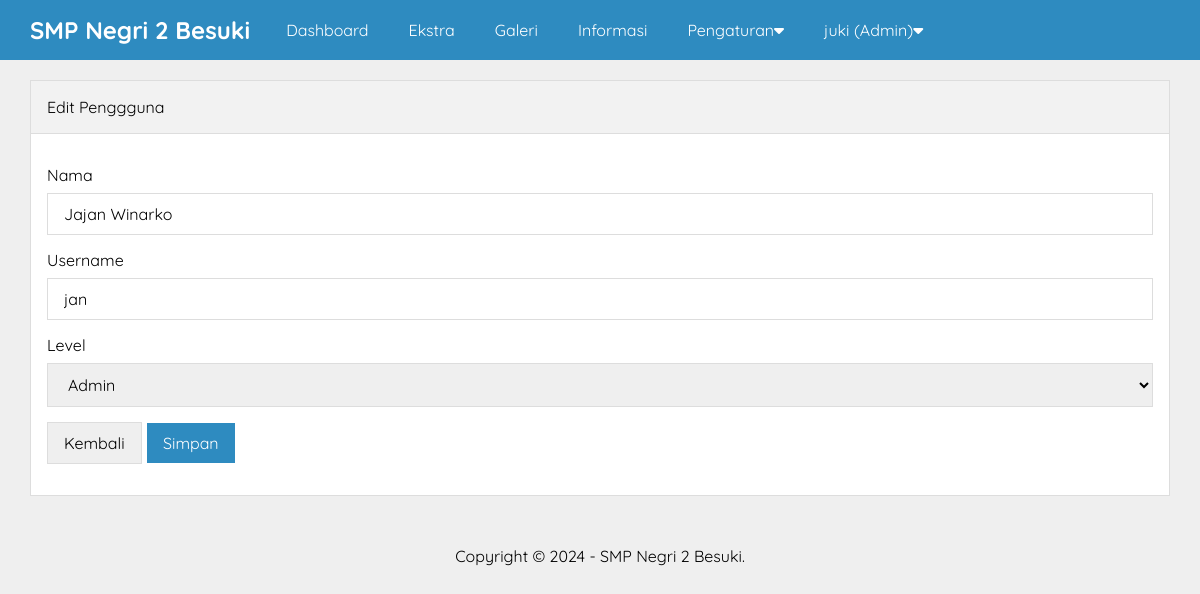
Page /admin/edit-pengguna.php?id=6 (signed in) on the committed database.
### tables this page shows
CREATE TABLE `pengaturan` (
  `id` int(11) NOT NULL,
  `nama` varchar(50) NOT NULL,
  `email` varchar(50) NOT NULL,
  `telepon` varchar(20) NOT NULL,
  `alamat` text NOT NULL,
  `logo` varchar(50) NOT NULL,
  `favicon` varchar(50) NOT NULL,
  `tentang_sekolah` text NOT NULL,
  `foto_sekolah` varchar(50) NOT NULL,
  `google_maps` text NOT NULL,
  `nama_kepsek` varchar(50) NOT NULL,
  `foto_kepsek` varchar(50) NOT NULL,
  `sambutan_kepsek` text NOT NULL,
  `created_at` timestamp NOT NULL DEFAULT current_timestamp(),
  `updated_at` datetime DEFAULT NULL
);

CREATE TABLE `pengguna` (
  `id` int(11) NOT NULL,
  `nama` varchar(30) NOT NULL,
  `username` varchar(30) NOT NULL,
  `password` varchar(50) NOT NULL,
  `level` enum('Super Admin','Admin') NOT NULL,
  `created_at` timestamp NOT NULL DEFAULT current_timestamp(),
  `updated_at` datetime DEFAULT NULL
);

### admin/edit-pengguna.php (the view, shortened to what this page needs)
<?php include 'header.php' ?>
<?php
    $pengguna = mysqli_query($conn, "SELECT * FROM pengguna WHERE id = '".$_GET['id']."'");
    $p        = mysqli_fetch_object($pengguna);
?>
        <div class="content">
            <div class="container">
                <div class="box">
                    <div class="box-header">
                        Edit Penggguna
                    </div>
                    <div class="box-body">
                        <form action="" method="POST">
                            <div class="form-group">
                                <label>Nama</label>
                                <input type="text" name="nama" placeholder="Nama Lengkap" class="input-control" value="<?= $p->nama ?>" required>
                            </div>
                            <div class="form-group">
                                <label>Username</label>
                                <input type="text" name="user" placeholder="Username" class="input-control" value="<?= $p->username ?>" required>
                            </div>
                            <div class="form-group">
                                <label>Level</label>
                                <select name="level" class="input-control" required>
                                    <option value="Admin"<?= ($p->level == 'Admin')? 'selected':''; ?>>Admin</option>
                                </select>
                            </div>
                            <button type="button" class="btn" onclick="window.location = 'pengguna.php'">Kembali</button>
                            <input type="submit" name="submit" value="Simpan" class="btn btn-blue">
                        </form>
                    </div>
                </div>
            </div>
        </div>
        <?php include 'footer.php' ?>

### admin/header.php (shortened to what this page needs)
<?php
    include '../koneksi.php';
    $identitas = mysqli_query($conn, "SELECT * FROM pengaturan ORDER BY id DESC LIMIT 1");
    $d = mysqli_fetch_object($identitas);
?>
<!DOCTYPE html>
<html>
    <head>
        <link rel="stylesheet" type="text/css" href="../assets/css/style.css">
        <link rel="stylesheet" href="https://cdnjs.cloudflare.com/ajax/libs/font-awesome/6.5.2/css/all.min.css" />
    </head>
    <body class="bg-light">
        <div class="navbar">
            <div class="container">
                <h2 class="nav-brand float-left"><a href="index.php"><?= $d->nama ?></a></h2>
                <ul class="nav-menu float-left">
                    <li><a href="index.php">Dashboard</a></li>
                    <?php if($_SESSION['ulevel'] == 'Super Admin'){ ?>
                        <li><a href="pengguna.php">Pengguna</a></li>
                    <?php } elseif($_SESSION['ulevel'] == 'Admin'){ ?>
                        <li><a href="jurusan.php">Ekstra</a></li>
                        <li><a href="galeri.php">Galeri</a></li>
                        <li><a href="informasi.php">Informasi</a></li>
                        <li>
                            <a href="#">Pengaturan<i class="fa fa-caret-down"></i></a>
                        </li>
                    <?php } ?>
                    <li>
                        <a href=""><?= $_SESSION['uname'] ?> (<?= $_SESSION['ulevel'] ?>)<i class="fa fa-caret-down"></i></a>
                    </li>
                </ul>
            </div>
        </div>

### admin/footer.php
        <div class="footer">
            <div class="container text-center">
                Copyright &copy; 2024 - <?= $d->nama ?>.
            </div>
        </div>
    </body>
</html>

### assets/css/style.css (style rules this page uses)
* { margin: 0; padding: 0; font-family: 'Quicksand', sans-serif; box-sizing: border-box; }
a { text-decoration: none; }
.float-left { float: left; }
.container { width: 1140px; margin:0 auto; }
.container::after { content: ""; display: block; clear: both; }
.bg-light { background-color: #efefef; }
.box { border:1px solid #ddd; background-color: #fff; }
.box-header { padding:16px; border-bottom:1px solid #ddd; background-color: #f2f2f2; }
.box-body { padding: 16px; }
form { margin: 15px 0; }
.form-group { margin-bottom: 15px; }
.form-group label { display: block; margin-bottom: 8px; }
.form-group .input-control { padding: 10px 16px; width: 100%; font-size: 16px; border: 1px solid #ddd; }
.btn { border: 1px solid #ddd; padding: 10px 16px; font-size: 16px; }
.btn-blue { background-color: #2E8BC0; color: #fff; border: 1px solid; }
.text-center { text-align: center !important; }
.navbar { height: 60px; width: 100%; background-color: #2E8BC0; position: fixed; top: 0; z-index: 1000; }
.navbar a { color: #fff; }
.nav-brand { display: inline-block; padding: 15px 0; margin-right: 16px; }
.nav-menu { display: flex; list-style: none; }
.nav-menu li a { padding: 20px; display: inline-block; }
.content { padding: 80px 0 30px 0; }
.footer { padding: 20px 0; }

### rows in the picture
pengaturan: nama "SMP Negri 2 Besuki"
pengguna: nama "Jajan Winarko", user "jan", level "Admin"

### other values in the picture
$_SESSION['uname'] "juki"
$_SESSION['ulevel'] "Admin"
